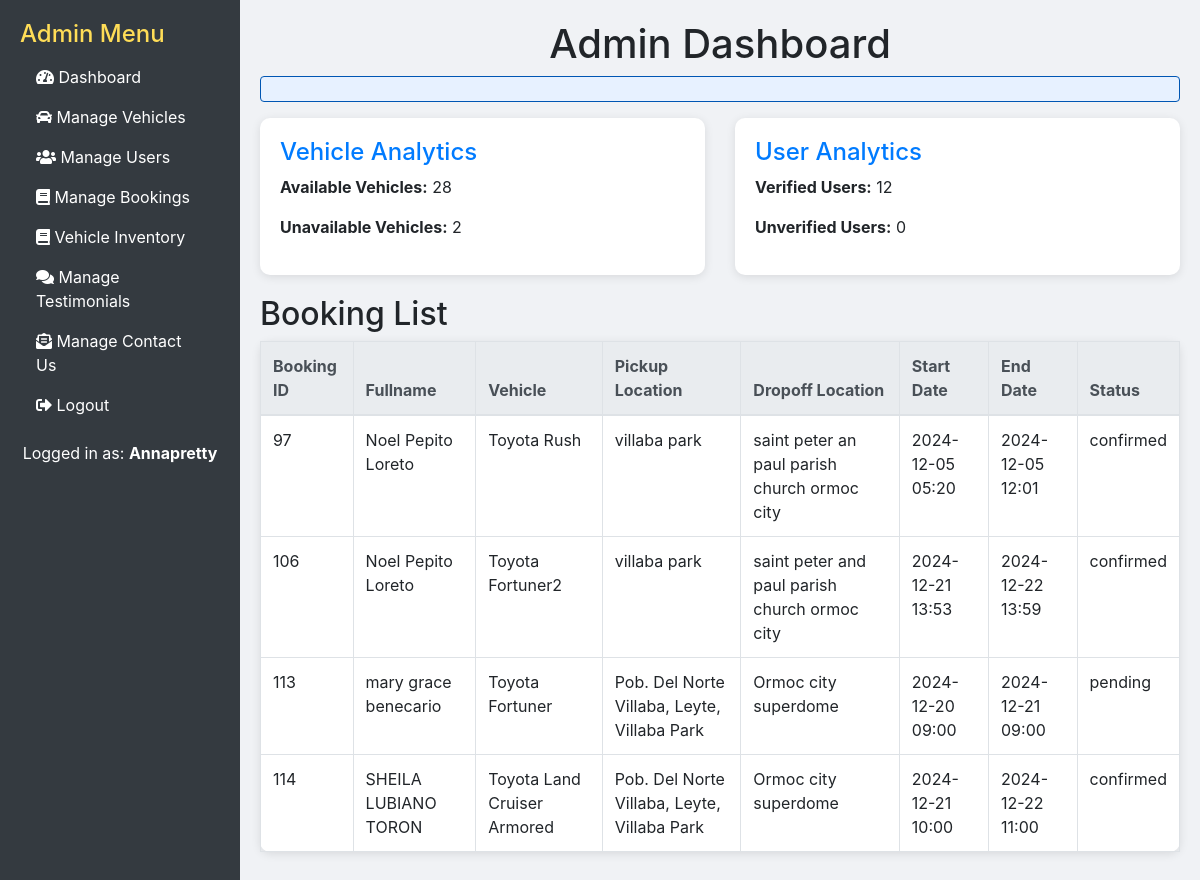
The app's page /admin_dashboard.php (signed in) with its own data.
### tables this page shows
CREATE TABLE `bookings` (
  `booking_id` int(11) NOT NULL,
  `vehicle_id` int(11) NOT NULL,
  `username` varchar(100) NOT NULL,
  `fullname` varchar(100) NOT NULL,
  `complete_address` varchar(255) NOT NULL,
  `mobile` varchar(15) NOT NULL,
  `pickup_location` varchar(255) NOT NULL,
  `dropoff_location` varchar(255) NOT NULL,
  `status` enum('pending','confirmed','cancelled','completed') NOT NULL DEFAULT 'pending',
  `start_date_and_time` datetime DEFAULT NULL,
  `end_date_and_time` datetime DEFAULT NULL,
  `created_at` timestamp NOT NULL DEFAULT current_timestamp(),
  `number_of_day` int(255) NOT NULL,
  `total_cost` decimal(10,2) NOT NULL,
  `proof_payment` varchar(255) DEFAULT NULL,
  `payment_method` varchar(250) DEFAULT NULL,
  `code` varchar(250) DEFAULT NULL
);

CREATE TABLE `users` (
  `username` varchar(100) NOT NULL,
  `email` varchar(255) NOT NULL,
  `password` varchar(255) NOT NULL,
  `role` enum('admin','user') NOT NULL,
  `fullname` varchar(100) NOT NULL,
  `age` int(11) NOT NULL,
  `contact_number` varchar(15) NOT NULL,
  `complete_address` varchar(255) NOT NULL,
  `valid_id_front` varchar(250) NOT NULL,
  `valid_id_back` varchar(250) NOT NULL,
  `created_at` timestamp NOT NULL DEFAULT current_timestamp(),
  `verified` tinyint(1) DEFAULT 0
);

CREATE TABLE `vehicles` (
  `vehicle_id` int(11) NOT NULL,
  `plate_number` varchar(20) NOT NULL,
  `brand` varchar(50) DEFAULT NULL,
  `model` varchar(50) NOT NULL,
  `year` int(11) NOT NULL,
  `status` enum('available','unavailable') NOT NULL,
  `price_per_day` decimal(10,2) NOT NULL,
  `owner` varchar(255) NOT NULL,
  `driver_name` varchar(50) NOT NULL,
  `vehicle_image` varchar(255) NOT NULL,
  `description` text DEFAULT NULL,
  `purpose` enum('TOYOTA','FORD','NISSAN','HYUNDAI','MITSUBISHI') NOT NULL
);

### admin_dashboard.php (the view, shortened to what this page needs)
<?php
include 'db.php';
$message = '';
$available_sql = "SELECT COUNT(*) as count FROM vehicles WHERE status = 'available'";
$unavailable_sql = "SELECT COUNT(*) as count FROM vehicles WHERE status = 'unavailable'";
$vehicles_available = $conn->query($available_sql)->fetch_assoc()['count'];
$vehicles_unavailable = $conn->query($unavailable_sql)->fetch_assoc()['count'];
$verified_sql = "SELECT COUNT(*) as count FROM users WHERE verified = 1";
$unverified_sql = "SELECT COUNT(*) as count FROM users WHERE verified = 0";
$users_verified = $conn->query($verified_sql)->fetch_assoc()['count'];
$users_unverified = $conn->query($unverified_sql)->fetch_assoc()['count'];
$bookings_sql = "SELECT b.booking_id, b.start_date_and_time, b.end_date_and_time, b.status, u.fullname, v.brand, v.model, b.number_of_day, b.pickup_location, b.dropoff_location FROM bookings b JOIN users u ON b.username = u.username JOIN vehicles v ON b.vehicle_id = v.vehicle_id";
$bookings_result = $conn->query($bookings_sql);
?>
<!DOCTYPE html>
<html lang="en">
<head>
    <link href="https://maxcdn.bootstrapcdn.com/bootstrap/4.5.2/css/bootstrap.min.css" rel="stylesheet">
    <link href="https://cdnjs.cloudflare.com/ajax/libs/font-awesome/5.15.3/css/all.min.css" rel="stylesheet">
</head>
<body>
    <div class="sidebar">
        <h2>Admin Menu</h2>
        <ul class="nav flex-column">
            <li class="nav-item"><a class="nav-link" href="admin_dashboard.php"><i class="fas fa-tachometer-alt"></i> Dashboard</a></li>
            <li class="nav-item"><a class="nav-link" href="manage_vehicles.php"><i class="fas fa-car"></i> Manage Vehicles</a></li>
            <li class="nav-item"><a class="nav-link" href="manage_users.php"><i class="fas fa-users"></i> Manage Users</a></li>
            <li class="nav-item"><a class="nav-link" href="manage_bookings.php"><i class="fas fa-book"></i> Manage Bookings</a></li>
            <li class="nav-item"><a class="nav-link" href="vehicle_inventory.php"><i class="fas fa-book"></i> Vehicle Inventory</a></li>
            <li class="nav-item"><a class="nav-link" href="manage_testimonials.php"><i class="fas fa-comments"></i> Manage Testimonials</a></li>
            <li class="nav-item"><a class="nav-link" href="manage_contact_us.php"><i class="fas fa-envelope-open-text"></i> Manage Contact Us</a></li>
            <li class="nav-item"><a class="nav-link" href="logout.php"><i class="fas fa-sign-out-alt"></i> Logout</a></li>
        </ul>
        <?php if (isset($_SESSION['username'])): ?>
            <p class="text-center mt-3">Logged in as: <strong><?php echo htmlspecialchars($_SESSION['username']); ?></strong></p>
        <?php endif; ?>
    </div>
    <div class="content">
        <center><h1>Admin Dashboard</h1></center>
        <div class="alert alert-info"><?php echo htmlspecialchars($message); ?></div>
        <div class="row">
            <div class="col-md-6">
                <div class="analytics-card" onclick="toggleVisibility('vehicleList')">
                    <h4>Vehicle Analytics</h4>
                    <p><strong>Available Vehicles:</strong> <?php echo $vehicles_available; ?></p>
                    <p><strong>Unavailable Vehicles:</strong> <?php echo $vehicles_unavailable; ?></p>
                </div>
            </div>
            <div class="col-md-6">
                <div class="analytics-card" onclick="toggleVisibility('userList')">
                    <h4>User Analytics</h4>
                    <p><strong>Verified Users:</strong> <?php echo $users_verified; ?></p>
                    <p><strong>Unverified Users:</strong> <?php echo $users_unverified; ?></p>
                </div>
            </div>
        </div>
        <h2>Booking List</h2>
        <table class="table table-bordered">
            <thead class="thead-light">
                <tr>
                    <th>Booking ID</th>
                    <th>Fullname</th>
                    <th>Vehicle</th>
                    <th>Pickup Location</th>
                    <th>Dropoff Location</th>
                    <th>Start Date</th>
                    <th>End Date</th>
                    <th>Status</th>
                </tr>
            </thead>
            <tbody>
                <?php while ($booking = $bookings_result->fetch_assoc()): ?>
                    <tr>
                        <td><?php echo htmlspecialchars($booking['booking_id']); ?></td>
                        <td><?php echo htmlspecialchars($booking['fullname']); ?></td>
                        <td><?php echo htmlspecialchars($booking['brand'] . ' ' . $booking['model']); ?></td>
                        <td><?php echo htmlspecialchars($booking['pickup_location']); ?></td>
                        <td><?php echo htmlspecialchars($booking['dropoff_location']); ?></td>
                        <td><?php echo htmlspecialchars(date('Y-m-d H:i', strtotime($booking['start_date_and_time']))); ?></td>
                        <td><?php echo htmlspecialchars(date('Y-m-d H:i', strtotime($booking['end_date_and_time']))); ?></td>
                        <td><?php echo htmlspecialchars($booking['status']); ?></td>
                    </tr>
                <?php endwhile; ?>
            </tbody>
        </table>
    </div>
</body>
</html>

### admin_dashboard.php (style rules this page uses)
body { display: flex; flex-direction: column; height: 100vh; background-color: #f0f2f5; }
.sidebar { width: 240px; background-color: #343a40; color: #fff; padding: 20px; position: fixed; top: 0; left: 0; height: 100%; overflow-y: auto; }
.sidebar h2 { margin-top: 0; font-size: 1.5rem; color: #ffdd57; }
.sidebar a { color: #fff; text-decoration: none; }
.content { margin-left: 240px; padding: 20px; flex-grow: 1; overflow-y: auto; }
.analytics-card { background-color: #ffffff; border-radius: 10px; padding: 20px; margin-bottom: 20px; box-shadow: 0 2px 10px rgba(0, 0, 0, 0.1); cursor: pointer; transition: transform 0.2s; }
.analytics-card h4 { color: #007bff; }
.alert-info { background-color: #e7f1ff; color: #0056b3; border-color: #0056b3; }
table { background-color: #fff; border-radius: 10px; box-shadow: 0 2px 10px rgba(0, 0, 0, 0.1); }

### records on screen
bookings: booking_id "97", users.fullname "Noel Pepito Loreto", vehicle.model "Toyota Rush", pickup_location "villaba park", dropoff_location "saint peter an paul parish church ormoc city", start_date_and_time "2024-12-05 05:20", end_date_and_time "2024-12-05 12:01", status "confirmed"
bookings: booking_id "106", users.fullname "Noel Pepito Loreto", vehicle.model "Toyota Fortuner2", pickup_location "villaba park", dropoff_location "saint peter and paul parish church ormoc city", start_date_and_time "2024-12-21 13:53", end_date_and_time "2024-12-22 13:59", status "confirmed"
bookings: booking_id "113", users.fullname "mary grace benecario", vehicle.model "Toyota Fortuner", pickup_location "Pob. Del Norte Villaba, Leyte, Villaba Park", dropoff_location "Ormoc city superdome", start_date_and_time "2024-12-20 09:00", end_date_and_time "2024-12-21 09:00", status "pending"
bookings: booking_id "114", users.fullname "SHEILA LUBIANO TORON", vehicle.model "Toyota Land Cruiser Armored", pickup_location "Pob. Del Norte Villaba, Leyte, Villaba Park", dropoff_location "Ormoc city superdome", start_date_and_time "2024-12-21 10:00", end_date_and_time "2024-12-22 11:00", status "confirmed"

### other values on screen
$_SESSION['username'] "Annapretty"
$vehicles_available "28"
$vehicles_unavailable "2"
$users_verified "12"
$users_unverified "0"
